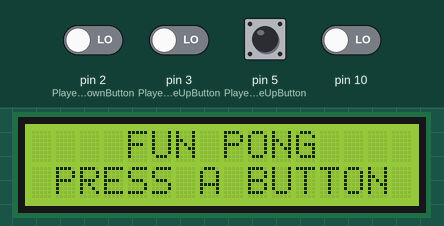
Simulated run of this sketch. Board: Arduino Uno, built with avr-gcc and run on an emulated ATmega328P. Parts: 16×2 character LCD. The test bench sets the inputs (shaded band); at power-on: pin 2 (Player_2_moveDownButton), pin 3 (Player_2_moveUpButton), pin 5 (Player_1_moveUpButton), pin 10 LOW.

Above: at 0.8 s.
0.9 s: pin 5 (Player_1_moveUpButton) pulled HIGH for 0.15 s
At 2.0 s:
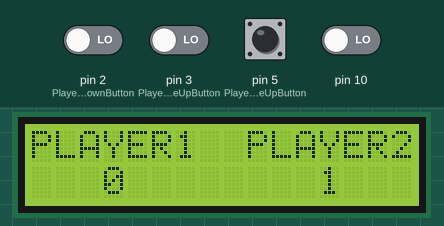
3.0 s: pin 5 (Player_1_moveUpButton) pulled HIGH for 1 s
At 4.33 s:
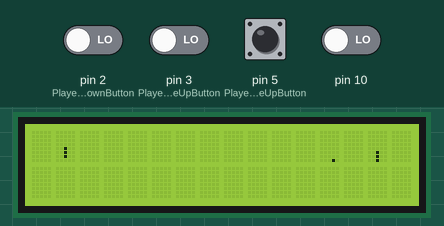
At 21.1 s:
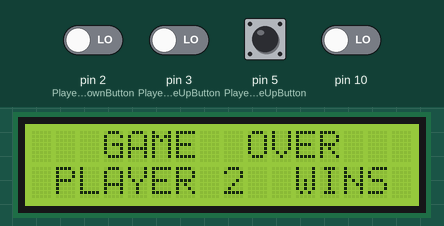
Timing chart, 0 to 21.6 s (numbered marks = the images above; inputs shaded):
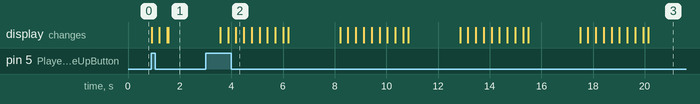

The sketch:

FUN_PONG_MLH_INIT_DAY_1.ino
```cpp
#include <LiquidCrystal.h>
#include <avr/interrupt.h>

#define D4 6
#define D5 7
#define D6 8
#define D7 9
#define RS 12
#define EN 11

#define Player_1_moveUpButton 5
#define Player_1_moveDownButton 10
#define Player_2_moveUpButton 3
#define Player_2_moveDownButton 2

#define Player_1 1
#define Player_2 2

#define DiagonalballUpdateTime 21
#define HorizontalballUpdateTime 15

#define Start_X 35
#define Start_Y 7

#define Button_Pressed (p1_UpButState | p1_DownButState | p2_UpButState | p2_DownButState)

void(* resetFunc) (void) = 0;

volatile boolean x_Up = true;
volatile boolean x_Down = true;

LiquidCrystal lcd(RS, EN, D4, D5, D6, D7);

class Paddle
{
  public:
  uint8_t PaddleColArray[16] = {0,0,0,0,0,4,4,4,0,0,0,0,0,0,0,0};

  uint8_t PaddlePos = 6;
  uint8_t Score = 0;
  void MovePaddleUp()
  {
    if(PaddlePos != 1)
    {
      PaddlePos--;
      PaddleColArray[PaddlePos+2]=0;
      PaddleColArray[PaddlePos-1]=4;
    }
  }

  void MovePaddleDown()
  {
    if(PaddlePos != 14)
    {
      PaddlePos++;
      PaddleColArray[PaddlePos-2]=0;
      PaddleColArray[PaddlePos+1]=4;
    }
  }

  void PrintPaddles(uint8_t Player_Num)
  {
    if(Player_Num == 2)
    {
      lcd.createChar(0, PaddleColArray);
      lcd.createChar(1, PaddleColArray+8);

      lcd.setCursor(14, 0);
      lcd.write(byte(0));

      lcd.setCursor(14, 1);
      lcd.write(byte(1));
    }

    else
    {
      lcd.createChar(2, PaddleColArray);
      lcd.createChar(3, PaddleColArray+8);

      lcd.setCursor(1, 0);
      lcd.write(byte(2));

      lcd.setCursor(1, 1);
      lcd.write(byte(3));
    }
  }
};

Paddle p1, p2;


class Print_Game
{
  public:

  void Start_Game()
  {
    lcd.print(F("    FUN PONG   "));

    lcd.setCursor(0, 1);
    lcd.print(F(" PRESS A BUTTON "));

    uint8_t p1_UpButState = 0;
    uint8_t p1_DownButState = 0;
    uint8_t p2_UpButState = 0;
    uint8_t p2_DownButState = 0;

    while(!(Button_Pressed))
    {
      p1_UpButState = ((PIND & (1 << Player_1_moveUpButton)) );
      p1_DownButState = ((PINB & (1 << (Player_1_moveDownButton-8))) );
      p2_UpButState = ((PIND & (1 << Player_2_moveUpButton)) );
      p2_DownButState = ((PIND & (1 << Player_2_moveDownButton)) );
    }
    lcd.clear();
  }

  void Print_Score()
  {
    lcd.clear();
    lcd.print(F("PLAYER1  PLAYER2"));
    lcd.setCursor(3 ,1);
    lcd.print(p1.Score);
    lcd.setCursor(12 ,1);
    lcd.print(p2.Score);

    delay(2000);

    lcd.clear();
  }

  void Print_Winner(int Player_Num)
  {
    lcd.setCursor(0 ,0);
    lcd.print(F("   GAME  OVER   "));
    lcd.setCursor(1, 1);
    lcd.print(F("PLAYER "));
    lcd.print(Player_Num);
    lcd.setCursor(11 ,1);
    lcd.print(F("WINS"));

    delay(5000);

    resetFunc();
  }
};

Print_Game g;

class Ball
{
  private:

  uint8_t Point_Scored = 0;

  uint8_t ballYDir = 0;
  uint8_t ballXDir = -1;
  uint8_t ballY = Start_Y;
  uint8_t ballX = Start_X;

  uint8_t ballCharArray[8] = {0, 0, 0, 0, 0, 0, 0, 16};

  public:

  void GenerateBallArray();

  void PrintBall();

  void UpdateBall(uint8_t , uint8_t);

  void AwardAPoint();
};

void Ball :: GenerateBallArray()
{
  for(uint8_t i=0; i<8; i++)
    {
    if(i == (ballY % 8))
    {
      ballCharArray[i] = 2 << (4 - (ballX % 5));
    }
    else
    {
      ballCharArray[i] = 0;
    }
  }
}

void Ball :: PrintBall()
{
  uint8_t LCDCol = ballX / 5;

  uint8_t LCDRow = (ballY <= 7) ? 0 : 1;

  lcd.createChar(4, ballCharArray);

  lcd.setCursor(LCDCol,LCDRow);

  lcd.write(byte(4));
}

void Ball :: UpdateBall(uint8_t P1_PaddlePos, uint8_t P2_PaddlePos)
{
  if(ballYDir)
  {
    delay(DiagonalballUpdateTime);
  }
  else
  {
    delay(HorizontalballUpdateTime);
  }

  if((ballX <= 6) || (ballX >= 73))
  {
    AwardAPoint();
  }

  else if(ballX == 72)
  {
    if(ballY == P2_PaddlePos)
    {
      ballXDir = -1;
    }

    else if(ballY == (P2_PaddlePos + 1))
    {
      ballXDir = -1;
      if(ballY == 15)
      {
        ballYDir = -1;
      }
      else
      {
        ballYDir = 1;
      }
    }

    else if(ballY == (P2_PaddlePos - 1)){
      ballXDir = -1;
      if(ballY == 0)
      {
        ballYDir = 1;
      }
      else
      {
        ballYDir = -1;
      }
    }
  }

  else if(ballX == 7)
  {
    if(ballY == P1_PaddlePos)
    {
      ballXDir = 1;
    }

    else if(ballY == (P1_PaddlePos + 1)){
      ballXDir = 1;
      if(ballY == 15)
      {
        ballYDir = -1;
      }
      else
      {
        ballYDir = 1;
      }
    }

    else if(ballY == (P1_PaddlePos - 1))
    {
      ballXDir = 1;
      if(ballY == 0)
      {
        ballYDir = 1;
      }
      else
      {
        ballYDir = -1;
      }
    }
  }

  else if((ballY == 0) || (ballY == 15))
  {
    ballYDir *= -1;
  }

  if(Point_Scored == 1)
  {
    ballX = Start_X;
    ballY = Start_Y;
    ballXDir *= -1;
    ballYDir = 0;

    p1.PaddlePos = 6;
    p2.PaddlePos = 6;

    for(uint8_t i=0; i<16; i++)
    {
      if((i==5) || (i==6) || (i==7))
      {
        p1.PaddleColArray[i] = 4;
        p2.PaddleColArray[i] = 4;
      }
      else
      {
        p1.PaddleColArray[i] = 0;
        p2.PaddleColArray[i] = 0;
      }
    }

    Point_Scored = 0;
}

  uint8_t LCDCol = ballX / 5;
  uint8_t LCDRow = (ballY <= 7) ? 0 : 1;
  lcd.setCursor(LCDCol, LCDRow);
  lcd.print(" ");

  ballX += ballXDir;
  ballY += ballYDir;

  GenerateBallArray();

  PrintBall();
}

void Ball :: AwardAPoint()
{
  if(ballX <= 8)
  {
    p2.Score++;
  }

  else
  {
    p1.Score++;
  }


  if(p1.Score == 5)
  {
    g.Print_Winner(Player_1);
  }

  else if(p2.Score == 5)
  {
    g.Print_Winner(Player_2);
  }

  g.Print_Score();

  Point_Scored = 1;
}

Ball b;


void setup()
{
  lcd.begin(16, 2);

  DDRD &= ~(1<<Player_1_moveUpButton);

  DDRD &= ~(1<<Player_1_moveDownButton);
  DDRD &= ~(1<<Player_2_moveUpButton);
  DDRD &= ~(1<<Player_2_moveDownButton);

  g.Start_Game();

  p1.PrintPaddles(Player_1);
  p2.PrintPaddles(Player_2);

  b.PrintBall();

  PCMSK2 |= (1 << PCINT21);
  PCICR |= (1 << PCIE2);

  PCMSK0 |= (1 << PCINT2);
  PCICR |= (1 << PCIE0);

  sei();

  attachInterrupt(digitalPinToInterrupt(Player_2_moveDownButton), P2_Move_Down, RISING);
  attachInterrupt(digitalPinToInterrupt(Player_2_moveUpButton), P2_Move_Up, RISING);
}

void loop()
{
  p1.PrintPaddles(Player_1);
  p2.PrintPaddles(Player_2);

  b.UpdateBall(p1.PaddlePos, p2.PaddlePos);
}

void P2_Move_Down()
{
  p2.MovePaddleDown();
}

void P2_Move_Up()
{
  p2.MovePaddleUp();
}

ISR(PCINT2_vect)
{
  if(x_Up)
  {
    p1.MovePaddleUp();
    x_Up = false;
  }
  else
  {
    x_Up = true;
  }
}

ISR(PCINT0_vect)
{
  if(x_Down)
  {
    p1.MovePaddleDown();
    x_Down = false;
  }
  else
  {
    x_Down = true;
  }
}
```

Measured:
- after the input at 0.9 s, the display: first changes at once (image 1 shows a later state)
